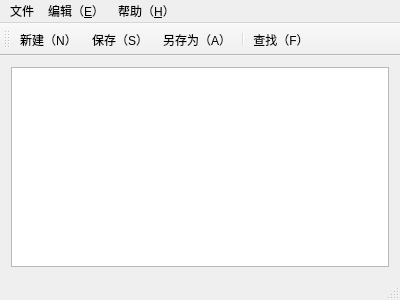
<?xml version="1.0" encoding="UTF-8"?>
<ui version="4.0">
 <class>MainWindow</class>
 <widget class="QMainWindow" name="MainWindow">
  <property name="geometry">
   <rect>
    <x>0</x>
    <y>0</y>
    <width>400</width>
    <height>300</height>
   </rect>
  </property>
  <property name="windowTitle">
   <string>MainWindow</string>
  </property>
  <widget class="QWidget" name="centralWidget">
   <layout class="QGridLayout" name="gridLayout">
    <item row="0" column="0">
     <widget class="QTextEdit" name="textEdit"/>
    </item>
   </layout>
  </widget>
  <widget class="QMenuBar" name="menuBar">
   <property name="geometry">
    <rect>
     <x>0</x>
     <y>0</y>
     <width>400</width>
     <height>17</height>
    </rect>
   </property>
   <widget class="QMenu" name="menu">
    <property name="title">
     <string>文件</string>
    </property>
    <addaction name="action_N"/>
    <addaction name="action_O"/>
    <addaction name="action_C"/>
    <addaction name="separator"/>
    <addaction name="action_S"/>
    <addaction name="action_A"/>
    <addaction name="separator"/>
    <addaction name="action_X"/>
   </widget>
   <widget class="QMenu" name="menu_E">
    <property name="title">
     <string>编辑（&amp;E）</string>
    </property>
    <addaction name="action_Z"/>
    <addaction name="separator"/>
    <addaction name="action_X_2"/>
    <addaction name="action_C_2"/>
    <addaction name="action_V"/>
    <addaction name="separator"/>
    <addaction name="action_F"/>
   </widget>
   <widget class="QMenu" name="menu_H">
    <property name="title">
     <string>帮助（&amp;H）</string>
    </property>
    <addaction name="action_6"/>
   </widget>
   <addaction name="menu"/>
   <addaction name="menu_E"/>
   <addaction name="menu_H"/>
  </widget>
  <widget class="QToolBar" name="mainToolBar">
   <property name="windowTitle">
    <string/>
   </property>
   <attribute name="toolBarArea">
    <enum>TopToolBarArea</enum>
   </attribute>
   <attribute name="toolBarBreak">
    <bool>false</bool>
   </attribute>
   <addaction name="action_N"/>
   <addaction name="action_S"/>
   <addaction name="action_A"/>
   <addaction name="separator"/>
   <addaction name="action_F"/>
  </widget>
  <widget class="QStatusBar" name="statusBar"/>
  <action name="action_N">
   <property name="icon">
    <iconset resource="imageres/images.qrc">
     <normaloff>:/new/prefix1/imageres.dll(2).ico</normaloff>:/new/prefix1/imageres.dll(2).ico</iconset>
   </property>
   <property name="text">
    <string>新建（&amp;N）</string>
   </property>
   <property name="statusTip">
    <string>新建文件</string>
   </property>
   <property name="shortcut">
    <string>Ctrl+N</string>
   </property>
  </action>
  <action name="action_O">
   <property name="icon">
    <iconset>
     <normaloff>:/new/prefix1/imageres.dll(162).ico</normaloff>:/new/prefix1/imageres.dll(162).ico</iconset>
   </property>
   <property name="text">
    <string>打开（&amp;O）</string>
   </property>
   <property name="shortcut">
    <string>Ctrl+O</string>
   </property>
  </action>
  <action name="action_C">
   <property name="icon">
    <iconset>
     <normaloff>:/images/IMG_2318.JPG</normaloff>:/images/IMG_2318.JPG</iconset>
   </property>
   <property name="text">
    <string>关闭（&amp;C）</string>
   </property>
   <property name="shortcut">
    <string>Ctrl+C</string>
   </property>
  </action>
  <action name="action_S">
   <property name="icon">
    <iconset resource="imageres/images.qrc">
     <normaloff>:/new/prefix1/imageres.dll(184).ico</normaloff>:/new/prefix1/imageres.dll(184).ico</iconset>
   </property>
   <property name="text">
    <string>保存（&amp;S）</string>
   </property>
   <property name="statusTip">
    <string>保存文件</string>
   </property>
   <property name="shortcut">
    <string>Ctrl+S</string>
   </property>
  </action>
  <action name="action_A">
   <property name="icon">
    <iconset resource="imageres/images.qrc">
     <normaloff>:/new/prefix1/imageres.dll(185).ico</normaloff>:/new/prefix1/imageres.dll(185).ico</iconset>
   </property>
   <property name="text">
    <string>另存为（&amp;A）</string>
   </property>
   <property name="shortcut">
    <string>Ctrl+A</string>
   </property>
  </action>
  <action name="action_X">
   <property name="text">
    <string>退出（&amp;X）</string>
   </property>
   <property name="shortcut">
    <string>Ctrl+X</string>
   </property>
  </action>
  <action name="action_Z">
   <property name="text">
    <string>撤销（&amp;Z）</string>
   </property>
   <property name="shortcut">
    <string>Ctrl+Z</string>
   </property>
  </action>
  <action name="action_X_2">
   <property name="text">
    <string>剪切（&amp;X）</string>
   </property>
   <property name="shortcut">
    <string>Ctrl+X</string>
   </property>
  </action>
  <action name="action_C_2">
   <property name="text">
    <string>复制（&amp;C）</string>
   </property>
   <property name="shortcut">
    <string>Ctrl+C</string>
   </property>
  </action>
  <action name="action_V">
   <property name="text">
    <string>粘贴（&amp;V）</string>
   </property>
   <property name="shortcut">
    <string>Ctrl+V</string>
   </property>
  </action>
  <action name="action_F">
   <property name="icon">
    <iconset resource="imageres/images.qrc">
     <normaloff>:/new/prefix1/imageres.dll(18).ico</normaloff>:/new/prefix1/imageres.dll(18).ico</iconset>
   </property>
   <property name="text">
    <string>查找（&amp;F）</string>
   </property>
   <property name="shortcut">
    <string>Ctrl+F</string>
   </property>
  </action>
  <action name="action_6">
   <property name="text">
    <string>关于</string>
   </property>
  </action>
 </widget>
 <layoutdefault spacing="6" margin="11"/>
 <resources>
  <include location="imageres/images.qrc"/>
 </resources>
 <connections/>
</ui>
